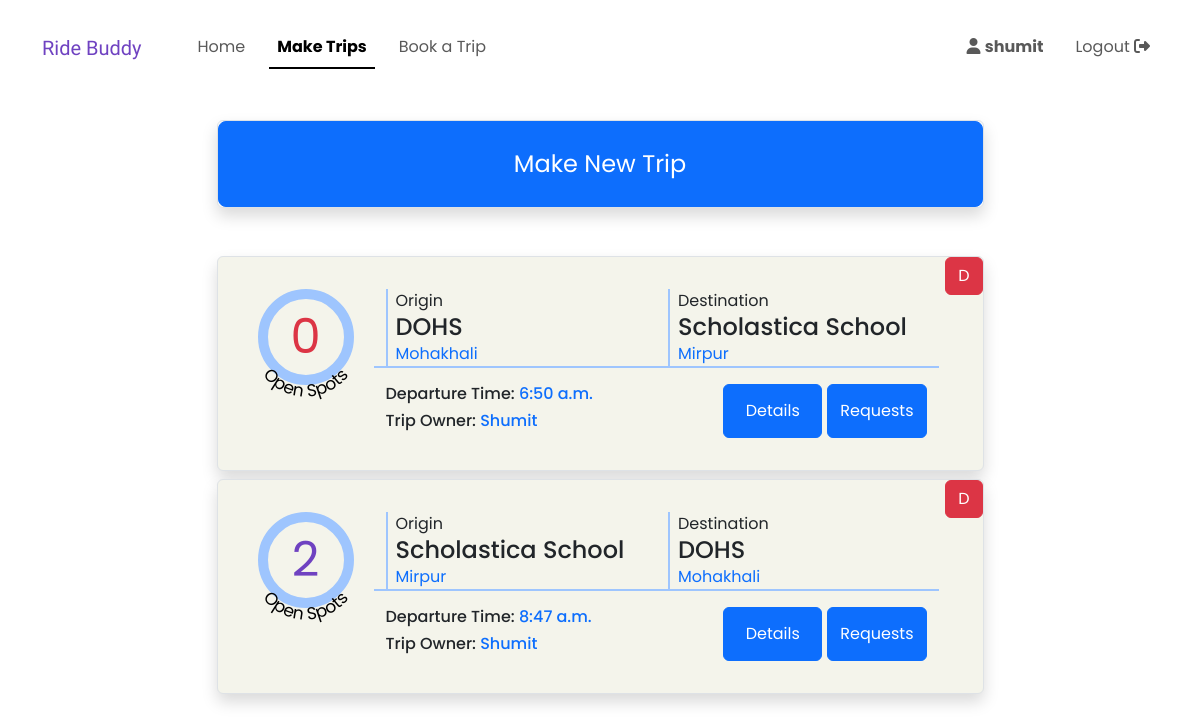
/make_trip (signed in), run on the app's committed database.
### RideSharing/models.py (models this page shows, shortened)
class User(AbstractUser):
    pass

class Trips(models.Model):
    origin = models.ForeignKey(Locations, on_delete = models.CASCADE, related_name = 'start_point')
    destination = models.ForeignKey(Locations, on_delete = models.CASCADE, related_name = 'end_point')
    description_text = models.TextField(null=True, blank=True)
    departure_time = models.TimeField()
    open_seats = models.IntegerField()
    valid_till = models.DateField()
    trip_owner = models.ForeignKey(User, on_delete = models.CASCADE)

class Locations(models.Model):
    LOCATION_TYPES = (
        ('school', 'School'),
        ('residential', 'Residential'),
    )
    location_area = models.CharField(max_length=200)
    location_name = models.CharField(max_length=200)
    embarcation_text = models.CharField(max_length=200)
    type = models.CharField(max_length=20, choices=LOCATION_TYPES)
    def __str__(self):
        return f"{self.location_area} - {self.location_name}"

### RideSharing/views.py (the view)
# urls.py: path("make_trip", views.make_trip, name="make_trip"),
@login_required(login_url ='/login')
def make_trip(request):
    active_user = get_object_or_404(User, pk = request.user.id)
    if request.method == "POST":
        new_trip_form = TripsForm(request.POST)
        if new_trip_form.is_valid():
            new_trip_form.cleaned_data["trip_owner"] = active_user
            TripsForm(new_trip_form.cleaned_data).save()
    inital_form = TripsForm(initial={
        'trip_owner' : active_user
    }).render("form_snippets/form.html")
    today = timezone.now().date()
    my_active_trips = Trips.objects.filter(valid_till__gte=today, trip_owner_id = request.user.id)
    my_active_trips_spots = addremaining_spots(my_active_trips)
    return render(request, "make_trip.html", {
        'trip_form': inital_form,
        'my_active_trips': my_active_trips_spots
    })

### RideSharing/utils.py (called while the page is built)
def find_remaining_spots(underlying_trip):
    total_approved_bookings = Spot_Bookings.objects.filter(trip = underlying_trip, approval_status = True).aggregate(Sum('spots_requested'))['spots_requested__sum']
    remaining_spots = underlying_trip.open_seats
    if total_approved_bookings:
        remaining_spots = underlying_trip.open_seats - total_approved_bookings
    return remaining_spots

def addremaining_spots(trips):
    trip_spot = []
    for trip in trips:
        open_spot = find_remaining_spots(trip)
        trip_spot.append({
            'trip': trip,
            'open_spot':open_spot
        })
    return trip_spot

### RideSharing/templates/component_snippets/navbar.html (shortened to what this page needs)
<nav id="top_bar"
class="navbar navbar-expand-lg
position-fixed top-0 start-0 end-0
bg-secondary-subtle
border-bottom border-2 border-primary-subtle
at_top"
style="z-index: 100;">
    <div class="container-lg">
        <a class="navbar-brand me-5" href="/" style="color: var(--bs-purple);">
            <span class="logo">
                Ride Buddy
            </span>
        </a>
        <div class="collapse navbar-collapse" id="navbarToggler">
            <ul class="navbar-nav nav-underline me-auto mb-lg-0">
                <li class="nav-item">
                    <a class="nav-link" aria-current="page" href="/">Home</a>
                </li>
                <li class="nav-item">
                    <a class="nav-link" href="{% url 'make_trip' %}">Make Trips</a>
                </li>
                <li class="nav-item">
                    <a class="nav-link" href="{% url 'find_trip' %}">Book a Trip</a>
                </li>
            </ul>
            <ul class="navbar-nav nav-underline">
                {% if user.is_authenticated %}
                <li class="nav-item">
                    <a class="nav-link" href="{% url 'mypage' %} ">
                        <div class="position-relative">
                            <i class="fa-solid fa-user"></i>
                            <strong>
                                {{ user.username }}
                            </strong>
                        </div>
                    </a>
                </li>
                <li class="nav-item">
                    <a class="nav-link" href="{% url 'logout' %}">
                        Logout
                        <i class="fa-solid fa-right-from-bracket"></i>
                    </a>
                </li>
                {% endif %}
            </ul>
        </div>
    </div>
</nav>

### RideSharing/templates/component_snippets/trips_list.html (shortened to what this page needs)
{% for trip in trips %}
<div id="trips_box_{{trip.trip.id}}" class="border shadow boxes rounded w-100 mx-auto mb-2 position-relative">
    <div class="d-flex justify-content-center">
        <div class="mx-2">
            <div style="position: relative;">
                <div class="border-primary-subtle open_seats_container d-flex justify-content-center align-items-center">
                    <div id="open_spots_{{trip.trip.id}}"
                    {% if trip.open_spot %}
                        style="color: var(--bs-purple);"
                    {% else %}
                        style="color: var(--bs-red);"
                    {% endif %}
                    >
                        {{trip.open_spot}}
                    </div>
                    <svg viewBox="0 0 200 200" class="position-absolute" style="overflow:visible; z-index: 1; bottom: -12%; left: -6%; width: 112%; height: 112%;">
                        <text font-size="32" fill="black">
                            <textPath href="#textCircle" startOffset="50%" text-anchor="middle">
                                Open Spots
                            </textPath>
                        </text>
                    </svg>
                </div>
            </div>
        </div>
        <div class=" flex-fill px-4">
            <div class="row row-cols-1 gy-3 row-cols-sm-2 border-bottom border-primary-subtle border-2">
                {% include 'component_snippets/location_look.html' with location=trip.trip.origin type='Origin' %}
                {% include 'component_snippets/location_look.html' with location=trip.trip.destination type='Destination' %}
            </div>
            <div class="mt-3 d-sm-flex  justify-content-between">
                <div>
                    <h6>
                        Departure Time: <span class="text-primary">{{trip.trip.departure_time}}</span>
                    </h6>
                    <h6>
                        Trip Owner: <span class="text-primary">{{trip.trip.trip_owner|capfirst}}</span>
                    </h6>
                </div>
                    <div class=""
                    style="display: grid; grid-template-columns: 1fr 1fr; column-gap: 5px;">
                        <button class="btn btn-primary" type="button"
                            data-bs-toggle="collapse"
                            data-bs-target="#comments_space_{{trip.trip.id}}"
                            aria-expanded="false">
                            Details
                        </button>
                        <button class="btn btn-primary action_button" type="button"
                        {% if booking_trips %}
                        onclick="handle_form_fetch(event, true)"
                        {% else %}
                        onclick="handle_form_fetch(event, false)"
                        {% endif %}
                            data-bs-toggle="collapse"
                            data-bs-target="#form_space_{{trip.trip.id}}"
                            data-targettripid="{{trip.trip.id}}"
                            data-spec_booking="{{spec_booking}}"
                            aria-expanded="false">
                                {% if booking_trips %}
                                    Book a Spot
                                {% else %}
                                    Requests
                                    <button class="position-absolute btn btn-danger top-0 end-0">
                                        D
                                    </button>
                                {% endif %}
                        </button>
                    </div>
            </div>
        </div>
    </div>
</div>
{% endfor %}

### RideSharing/templates/component_snippets/location_look.html
<div class="col">
    <div class="border-start border-2 border-primary-subtle ps-2">
    {{type}}
        <h4 class="mb-0">
            {{location.location_name}}
        </h4>
        <div class="text-primary">
            {{location.location_area}}
        </div>
    </div>
</div>

### RideSharing/static/styles.css (style rules this page uses)
body { background: linear-gradient(rgb(224, 235, 235) rgb(255, 226, 231)); }
.boxes { padding: 2rem; max-width: 767px; background-color: rgb(244, 244, 235); }
.open_seats_container { border-radius: 50%; border: 10px solid; width: 6rem; height: 6rem; font-size: 3rem; }
#top_bar { transition: all 0.3s ease; }
.at_top { height: 6rem; background-color: rgba(255, 255, 255, 0) !important; border-width: 0px !important; }

### RideSharing/templates/layout.html (style rules this page uses)
body { font-family: "Poppins", sans-serif; }
.logo { font-family: "Playwrite ES Deco", cursive; font-optical-sizing: auto; font-weight: 400; font-style: normal; }

### data on the page
User: username "shumit"
Trips: open_spot "0", type "Origin Destination", trip.departure_time "6:50 a.m.", trip.trip_owner "Shumit"
Locations: location_name "DOHS", location_area "Mohakhali"
Locations: location_name "Scholastica School", location_area "Mirpur"
Trips: open_spot "2", type "Origin Destination", trip.departure_time "8:47 a.m.", trip.trip_owner "Shumit"
